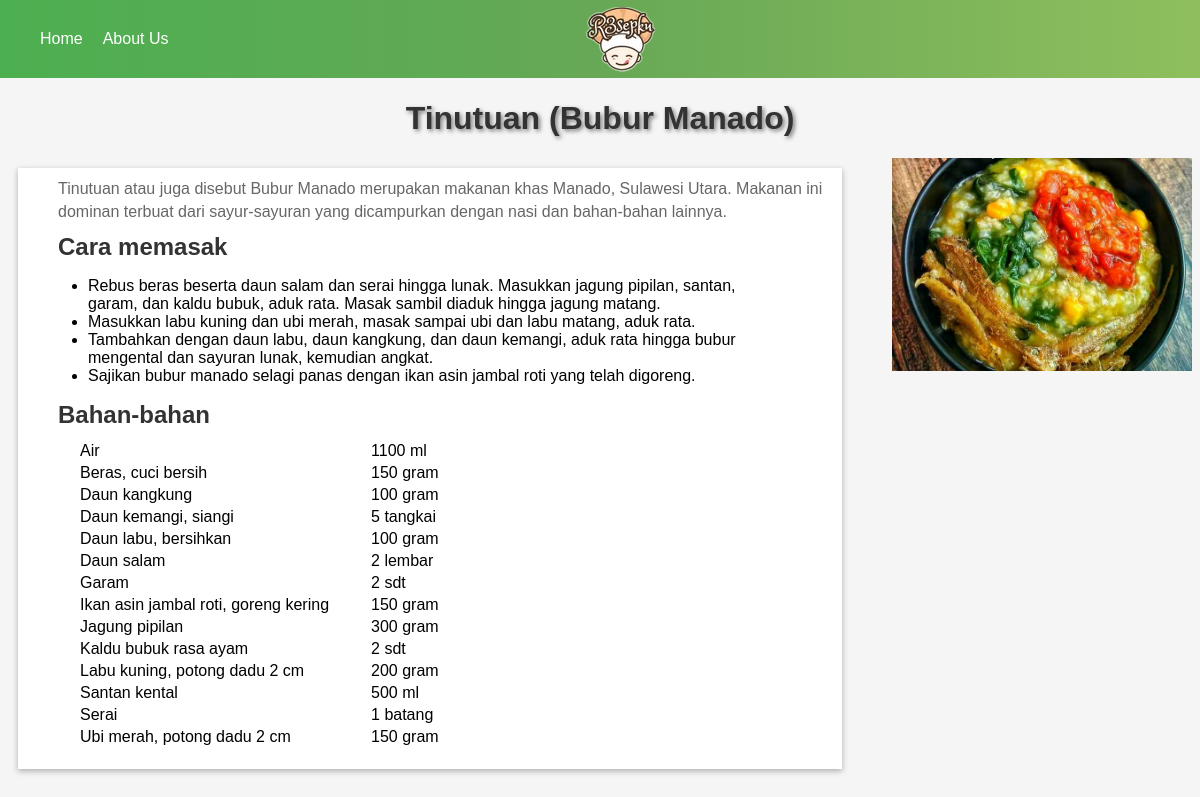
The app's page /Resep.php?id=3 with its own data.
### tables this page shows
CREATE TABLE `resep` (
  `id_resep` int(11) NOT NULL,
  `judul` varchar(100) NOT NULL,
  `deskripsi` text DEFAULT NULL,
  `gambar` varchar(255) DEFAULT NULL
);

CREATE TABLE `langkah` (
  `id_langkah` int(11) NOT NULL,
  `id_resep` int(11) DEFAULT NULL,
  `nomor_langkah` int(11) DEFAULT NULL,
  `deskripsi` text DEFAULT NULL
);

CREATE TABLE `resep_bahan` (
  `id_resep` int(11) NOT NULL,
  `nama_bahan` varchar(100) NOT NULL,
  `jumlah_satuan` varchar(100) DEFAULT NULL
);

### functions.php (called while the page is built)
<?php
$host = '0.tcp.ap.ngrok.io:11387';
$username = 'root';
$password = '';
$database = 'phpdasar';
$conn = mysqli_connect($host, $username, $password, $database);
function query($tableName) {
    global $conn;
    $query = "SELECT * FROM " . $tableName;
    $result = mysqli_query($conn, $query);
    $rows = [];
    while ($row = mysqli_fetch_assoc($result)) {
        $rows[] = $row;
    }
    return $rows;
}function query1($tableName, $id) {
    global $conn;
    $query = "SELECT * FROM  $tableName WHERE id_resep =  $id";
    $result = mysqli_query($conn, $query);
    $rows = [];
    while ($row = mysqli_fetch_assoc($result)) {
        $rows[] = $row;
    }
    return $rows;
}
function query2($tableName, $id) {
    global $conn;
    $query = "SELECT * FROM $tableName WHERE id_resep = $id";
    $result = mysqli_query($conn, $query);
    $row = mysqli_fetch_assoc($result);
    return $row;
}
?>

### Resep.php (the view, shortened to what this page needs)
<?php
require 'functions.php';
$id = $_GET["id"];
$resep = query2("resep","$id");
$bahan = query1("resep_bahan","$id");
$langkah = query1("langkah","$id");
?>
<!DOCTYPE html>
<html>
<head>
  <link rel="stylesheet" href="Resep.css">
</head>
<header>
    <div class="logo">
    </div>
    <div class="logo">
      <img onclick="goToHome()" src="Chef.png" alt="Logo">
    </div>
    <nav>
      <ul>
        <li><a onclick="goToHome()" class="btn" id="home-btn">Home</a>
        </li>
        <li><a href="index.php#about-us" class="btn">About Us</a>
        </li>
      </ul>
    </nav>
  </header>
<body>
  <h1><?= $resep["judul"]; ?></h1>
  <div class="card-container">
    <div class="content">
      <div class= "deskripsi"> <p><?=$resep["deskripsi"];?></p></div>
      <h2>Cara memasak</h2>
      <ul>
        <?php foreach ($langkah as $lkh) : ?>
        <li><?= $lkh["deskripsi"] ?></li>
        <?endforeach; ?>
      </ul>
      <h2>Bahan-bahan</h2>
      <table>
        <tbody>
          <?php foreach ($bahan as $bhn) : ?>
        <tr>
          <td><?= $bhn["nama_bahan"] ?></td>
          <td><?= $bhn["jumlah_satuan"] ?></td>
        </tr>
          <?php endforeach; ?>
        </tbody>
      </table>
    </div>
    <div class="sidebar">
      <img src="gambar/<?= $resep["gambar"] ?>" alt="<?= $row["judul"] ?>">
    </div>
  </div>
</body>
</html>

### Resep.css (style rules this page uses)
body { font-family: Arial, sans-serif; }
.content { flex-grow: 1; padding-left: 30px; }
.sidebar { width: 300px; margin-left: 20px; }
.sidebar img { width: 100%; height: auto; }
table tr td { padding-left: 30px; padding-right: 10px; }
table { margin-bottom: 20px; }
header { display: flex; justify-content: space-between; align-items: center; background-image: linear-gradient(to right, #4CAF50 0%, #67A856 50%, #8fbf5d 100%); color: #C3C3C3; position: fixed; top: 0; left: 0; right: 0; z-index: 1; }
header img { max-width: 100%; height: auto; }
.logo { padding-top: 5px; padding-left: 40px; max-width: 100%; max-height: 100%; object-fit: contain; position: absolute; top: 50%; left: 50%; transform: translate(-50%, -50%); cursor: pointer; }
nav ul { display: flex; list-style: none; margin-top: 30px; margin: 30px; padding: 0; margin-right: 10px; }
nav ul li a { color: #fff; padding: 10px; text-decoration: none; cursor: pointer; }
body { background-color: #F5F5F5; font-family: Arial, sans-serif; }
h1 { margin-top: 100px; color: #333333; text-align: center; text-shadow: 2px 2px 4px rgba(0, 0, 0, 0.5); font-family: 'Arial', cursive, sans-serif; }
.card-container { display: flex; grid-gap: 20px; flex-wrap: wrap; justify-content: center; align-items: flex-start; margin: 20px auto; max-width: 1200px; justify-content: space-between; }
.content { background-color: #FFFFFF; box-shadow: 0px 2px 6px rgba(0, 0, 0, 0.3); margin: 10px; width: 225px; overflow: hidden; flex-basis: 225px; }
.content h2 { color: #333333; font-size: 24px; margin: 10px; }
.content p { color: #666666; font-size: 16px; margin: 10px; line-height: 1.4; }
.content ul li { padding-right: 10%; }

### records on screen
resep: judul "Tinutuan (Bubur Manado)", deskripsi "Tinutuan atau juga disebut Bubur Manado merupakan makanan khas Manado, Sulawesi Utara. Makanan ini dominan terbuat dari sayur-sayuran yang dicampurkan dengan nasi dan bahan-bahan lainnya.", gambar (picture)
langkah: deskripsi "Rebus beras beserta daun salam dan serai hingga lunak. Masukkan jagung pipilan, santan, garam, dan kaldu bubuk, aduk rata. Masak sambil diaduk hingga jagung matang."
langkah: deskripsi "Masukkan labu kuning dan ubi merah, masak sampai ubi dan labu matang, aduk rata."
langkah: deskripsi "Tambahkan dengan daun labu, daun kangkung, dan daun kemangi, aduk rata hingga bubur mengental dan sayuran lunak, kemudian angkat."
langkah: deskripsi "Sajikan bubur manado selagi panas dengan ikan asin jambal roti yang telah digoreng."
resep_bahan: nama_bahan "Air", jumlah_satuan "1100 ml"
resep_bahan: nama_bahan "Beras, cuci bersih", jumlah_satuan "150 gram"
resep_bahan: nama_bahan "Daun kangkung", jumlah_satuan "100 gram"
resep_bahan: nama_bahan "Daun kemangi, siangi", jumlah_satuan "5 tangkai"
resep_bahan: nama_bahan "Daun labu, bersihkan", jumlah_satuan "100 gram"
resep_bahan: nama_bahan "Daun salam", jumlah_satuan "2 lembar"
resep_bahan: nama_bahan "Garam", jumlah_satuan "2 sdt"
resep_bahan: nama_bahan "Ikan asin jambal roti, goreng kering", jumlah_satuan "150 gram"
resep_bahan: nama_bahan "Jagung pipilan", jumlah_satuan "300 gram"
resep_bahan: nama_bahan "Kaldu bubuk rasa ayam", jumlah_satuan "2 sdt"
resep_bahan: nama_bahan "Labu kuning, potong dadu 2 cm", jumlah_satuan "200 gram"
resep_bahan: nama_bahan "Santan kental", jumlah_satuan "500 ml"
resep_bahan: nama_bahan "Serai", jumlah_satuan "1 batang"
resep_bahan: nama_bahan "Ubi merah, potong dadu 2 cm", jumlah_satuan "150 gram"
